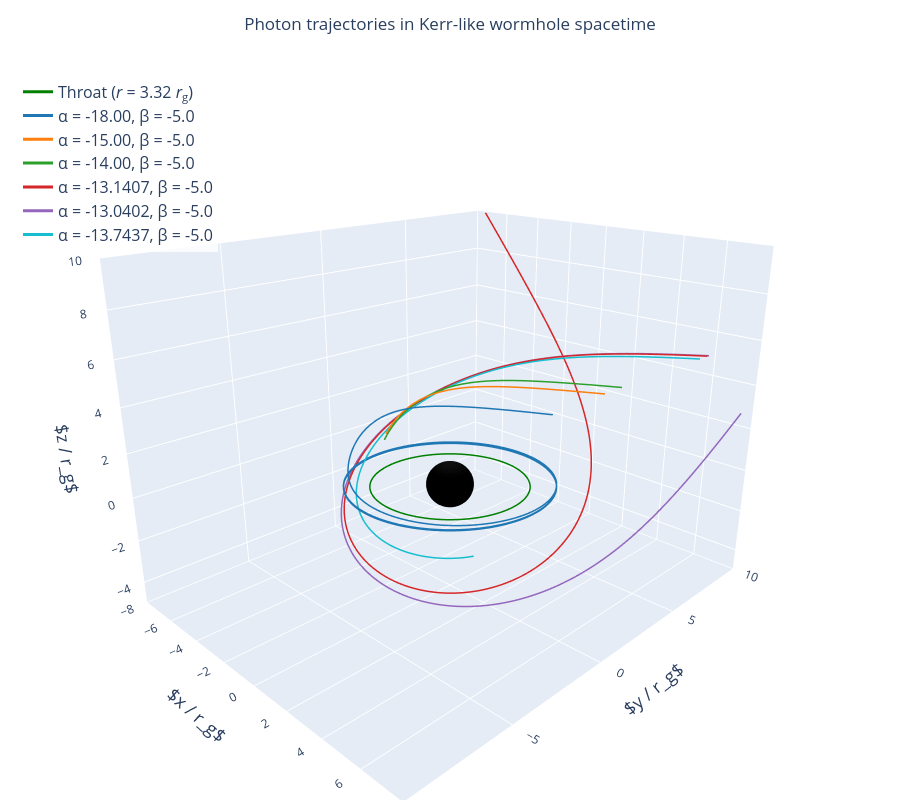

Notebook source saved alongside this figure:
### Code cell
fig = go.Figure()

# -- Central sphere at 0.3 × throat --
u = np.linspace(0, 2*np.pi, 40)
v = np.linspace(0, np.pi, 20)
bh_x = r_sphere * np.outer(np.cos(u), np.sin(v))
bh_y = r_sphere * np.outer(np.sin(u), np.sin(v))
bh_z = r_sphere * np.outer(np.ones_like(u), np.cos(v))

fig.add_trace(go.Surface(
    x=bh_x, y=bh_y, z=bh_z,
    colorscale=[[0, 'black'], [1, 'black']],
    showscale=False,
    name=f'Black Hole ({r_sphere:.1f} <i>r</i><sub>g</sub>)',
    opacity=1.0,
    hoverinfo='name',
))

# -- Throat ring (r = r_throat in equatorial plane) --
theta_ring = np.linspace(0, 2*np.pi, 100)
throat_x = r_throat * np.cos(theta_ring)
throat_y = r_throat * np.sin(theta_ring)
throat_z = np.zeros_like(theta_ring)

fig.add_trace(go.Scatter3d(
    x=throat_x, y=throat_y, z=throat_z,
    mode='lines',
    line=dict(color='green', width=3),
    name=f'Throat (<i>r</i> = {r_throat:.2f} <i>r</i><sub>g</sub>)',
    hoverinfo='name',
))

# -- Photon trajectories --
colors = ['#1f77b4', '#ff7f0e', '#2ca02c', '#d62728', '#9467bd', '#17becf']

for i, (fname, label) in enumerate(ray_files):
    data = load_ray(fname)
    x, y, z = data[:, 0], data[:, 1], data[:, 2]
    
    # Clip to visible region for cleaner plot
    r = np.sqrt(x**2 + y**2 + z**2)
    mask = r < 30  # show only the near-BH portion
    
    fig.add_trace(go.Scatter3d(
        x=x[mask], y=y[mask], z=z[mask],
        mode='lines',
        line=dict(color=colors[i], width=3),
        name=label,
        hovertemplate='x=%{x:.2f}<br>y=%{y:.2f}<br>z=%{z:.2f}<extra>' + label + '</extra>',
    ))

# -- Layout --
fig.update_layout(
    title=dict(
        text='Photon trajectories in Kerr-like wormhole spacetime',
        x=0.5,
    ),
    scene=dict(
        xaxis=dict(title='<i>x</i> / <i>r</i><sub>g</sub>', range=[-8, 8]),
        yaxis=dict(title='<i>y</i> / <i>r</i><sub>g</sub>', range=[-10, 10]),
        zaxis=dict(title='<i>z</i> / <i>r</i><sub>g</sub>', range=[-5, 10]),
        aspectmode='manual',
        aspectratio=dict(x=1, y=1.25, z=0.9),
        camera=dict(
            eye=dict(x=1.5, y=-1.5, z=0.8),
            up=dict(x=0, y=0, z=1),
        ),
    ),
    width=900,
    height=800,
    legend=dict(
        x=0.02, y=0.98,
        bgcolor='rgba(255,255,255,0.8)',
        font=dict(size=LEGEND_FONT_SIZE),
    ),
    margin=dict(l=0, r=0, t=60, b=0),
)

fig.show()

### Figure 1 — Plotly figure (JSON) as saved in the notebook; plotly's stock layout.template omitted (floating-point values rounded to 4 significant figures; data arrays with more than 128 entries replaced by an {"elided": "..."} marker saying what was removed)
{"data": [{"colorscale": [[0, "black"], [1, "black"]], "hoverinfo": "name", "name": "Black Hole (1.0 <i>r</i><sub>g</sub>)", "opacity": 1, "showscale": false, "type": "surface", "x": {"elided": "40x20 float values"}, "y": {"elided": "40x20 float values"}, "z": {"elided": "40x20 float values"}}, {"hoverinfo": "name", "line": {"color": "green", "width": 3}, "mode": "lines", "name": "Throat (<i>r</i> = 3.32 <i>r</i><sub>g</sub>)", "type": "scatter3d", "x": [3.32, 3.313, 3.293, 3.26, 3.214, 3.154, 3.082, 2.998, 2.901, 2.793, 2.673, 2.543, 2.403, 2.253, 2.093, 1.926, 1.75, 1.568, 1.379, 1.185, 0.9858, 0.7827, 0.5765, 0.368, 0.158, -0.05267, -0.2631, -0.4725, -0.68, -0.8847, -1.086, -1.283, -1.474, -1.66, -1.839, -2.011, -2.174, -2.329, -2.474, -2.61, -2.735, -2.849, -2.951, -3.041, -3.12, -3.186, -3.238, -3.278, -3.305, -3.318, -3.318, -3.305, -3.278, -3.238, -3.186, -3.12, -3.041, -2.951, -2.849, -2.735, -2.61, -2.474, -2.329, -2.174, -2.011, -1.839, -1.66, -1.474, -1.283, -1.086, -0.8847, -0.68, -0.4725, -0.2631, -0.05267, 0.158, 0.368, 0.5765, 0.7827, 0.9858, 1.185, 1.379, 1.568, 1.75, 1.926, 2.093, 2.253, 2.403, 2.543, 2.673, 2.793, 2.901, 2.998, 3.082, 3.154, 3.214, 3.26, 3.293, 3.313, 3.32], "y": [0.0, 0.2106, 0.4203, 0.6283, 0.8338, 1.036, 1.234, 1.427, 1.614, 1.795, 1.968, 2.134, 2.291, 2.439, 2.577, 2.704, 2.821, 2.926, 3.02, 3.101, 3.17, 3.226, 3.27, 3.3, 3.316, 3.32, 3.31, 3.286, 3.25, 3.2, 3.137, 3.062, 2.975, 2.875, 2.764, 2.642, 2.509, 2.366, 2.214, 2.052, 1.883, 1.705, 1.521, 1.331, 1.136, 0.9354, 0.7314, 0.5246, 0.3156, 0.1053, -0.1053, -0.3156, -0.5246, -0.7314, -0.9354, -1.136, -1.331, -1.521, -1.705, -1.883, -2.052, -2.214, -2.366, -2.509, -2.642, -2.764, -2.875, -2.975, -3.062, -3.137, -3.2, -3.25, -3.286, -3.31, -3.32, -3.316, -3.3, -3.27, -3.226, -3.17, -3.101, -3.02, -2.926, -2.821, -2.704, -2.577, -2.439, -2.291, -2.134, -1.968, -1.795, -1.614, -1.427, -1.234, -1.036, -0.8338, -0.6283, -0.4203, -0.2106, -8.132e-16], "z": [0.0, 0.0, 0.0, 0.0, 0.0, 0.0, 0.0, 0.0, 0.0, 0.0, 0.0, 0.0, 0.0, 0.0, 0.0, 0.0, 0.0, 0.0, 0.0, 0.0, 0.0, 0.0, 0.0, 0.0, 0.0, 0.0, 0.0, 0.0, 0.0, 0.0, 0.0, 0.0, 0.0, 0.0, 0.0, 0.0, 0.0, 0.0, 0.0, 0.0, 0.0, 0.0, 0.0, 0.0, 0.0, 0.0, 0.0, 0.0, 0.0, 0.0, 0.0, 0.0, 0.0, 0.0, 0.0, 0.0, 0.0, 0.0, 0.0, 0.0, 0.0, 0.0, 0.0, 0.0, 0.0, 0.0, 0.0, 0.0, 0.0, 0.0, 0.0, 0.0, 0.0, 0.0, 0.0, 0.0, 0.0, 0.0, 0.0, 0.0, 0.0, 0.0, 0.0, 0.0, 0.0, 0.0, 0.0, 0.0, 0.0, 0.0, 0.0, 0.0, 0.0, 0.0, 0.0, 0.0, 0.0, 0.0, 0.0, 0.0]}, {"hovertemplate": "x=%{x:.2f}<br>y=%{y:.2f}<br>z=%{z:.2f}<extra>α = -18.00, β = -5.0</extra>", "line": {"color": "#1f77b4", "width": 3}, "mode": "lines", "name": "α = -18.00, β = -5.0", "type": "scatter3d", "x": {"elided": "3083 float values"}, "y": {"elided": "3083 float values"}, "z": {"elided": "3083 float values"}}, {"hovertemplate": "x=%{x:.2f}<br>y=%{y:.2f}<br>z=%{z:.2f}<extra>α = -15.00, β = -5.0</extra>", "line": {"color": "#ff7f0e", "width": 3}, "mode": "lines", "name": "α = -15.00, β = -5.0", "type": "scatter3d", "x": {"elided": "2101 float values"}, "y": {"elided": "2101 float values"}, "z": {"elided": "2101 float values"}}, {"hovertemplate": "x=%{x:.2f}<br>y=%{y:.2f}<br>z=%{z:.2f}<extra>α = -14.00, β = -5.0</extra>", "line": {"color": "#2ca02c", "width": 3}, "mode": "lines", "name": "α = -14.00, β = -5.0", "type": "scatter3d", "x": {"elided": "2328 float values"}, "y": {"elided": "2328 float values"}, "z": {"elided": "2328 float values"}}, {"hovertemplate": "x=%{x:.2f}<br>y=%{y:.2f}<br>z=%{z:.2f}<extra>α = -13.1407, β = -5.0</extra>", "line": {"color": "#d62728", "width": 3}, "mode": "lines", "name": "α = -13.1407, β = -5.0", "type": "scatter3d", "x": {"elided": "4828 float values"}, "y": {"elided": "4828 float values"}, "z": {"elided": "4828 float values"}}, {"hovertemplate": "x=%{x:.2f}<br>y=%{y:.2f}<br>z=%{z:.2f}<extra>α = -13.0402, β = -5.0</extra>", "line": {"color": "#9467bd", "width": 3}, "mode": "lines", "name": "α = -13.0402, β = -5.0", "type": "scatter3d", "x": {"elided": "4207 float values"}, "y": {"elided": "4207 float values"}, "z": {"elided": "4207 float values"}}, {"hovertemplate": "x=%{x:.2f}<br>y=%{y:.2f}<br>z=%{z:.2f}<extra>α = -13.7437, β = -5.0</extra>", "line": {"color": "#17becf", "width": 3}, "mode": "lines", "name": "α = -13.7437, β = -5.0", "type": "scatter3d", "x": {"elided": "2591 float values"}, "y": {"elided": "2591 float values"}, "z": {"elided": "2591 float values"}}], "layout": {"height": 800, "legend": {"bgcolor": "rgba(255,255,255,0.8)", "font": {"size": 16}, "x": 0.02, "y": 0.98}, "margin": {"b": 0, "l": 0, "r": 0, "t": 60}, "scene": {"aspectmode": "manual", "aspectratio": {"x": 1, "y": 1.25, "z": 0.9}, "camera": {"eye": {"x": 1.5, "y": -1.5, "z": 0.8}, "up": {"x": 0, "y": 0, "z": 1}}, "xaxis": {"range": [-8, 8], "title": {"font": {"size": 18}, "text": "$x / r_g$"}}, "yaxis": {"range": [-10, 10], "title": {"font": {"size": 18}, "text": "$y / r_g$"}}, "zaxis": {"range": [-5, 10], "title": {"font": {"size": 18}, "text": "$z / r_g$"}}}, "title": {"text": "Photon trajectories in Kerr-like wormhole spacetime", "x": 0.5}, "width": 900}}
